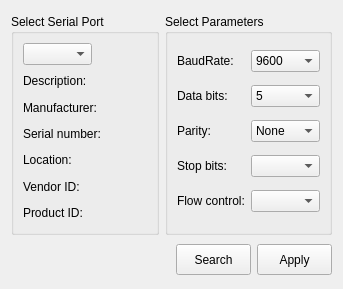
<?xml version="1.0" encoding="UTF-8"?>
<ui version="4.0">
 <class>SettingDialog</class>
 <widget class="QDialog" name="SettingDialog">
  <property name="geometry">
   <rect>
    <x>0</x>
    <y>0</y>
    <width>343</width>
    <height>289</height>
   </rect>
  </property>
  <property name="windowTitle">
   <string>Dialog</string>
  </property>
  <layout class="QGridLayout" name="gridLayout">
   <item row="0" column="0">
    <widget class="QGroupBox" name="groupBox">
     <property name="minimumSize">
      <size>
       <width>0</width>
       <height>221</height>
      </size>
     </property>
     <property name="maximumSize">
      <size>
       <width>16777215</width>
       <height>221</height>
      </size>
     </property>
     <property name="title">
      <string>Select Serial Port</string>
     </property>
     <layout class="QVBoxLayout" name="verticalLayout_4">
      <item>
       <layout class="QVBoxLayout" name="verticalLayout_2">
        <item>
         <widget class="QComboBox" name="serialPortInfoListBox">
          <property name="minimumSize">
           <size>
            <width>69</width>
            <height>22</height>
           </size>
          </property>
          <property name="maximumSize">
           <size>
            <width>69</width>
            <height>22</height>
           </size>
          </property>
         </widget>
        </item>
        <item>
         <widget class="QLabel" name="descrptionlabel">
          <property name="text">
           <string>Description:</string>
          </property>
         </widget>
        </item>
        <item>
         <widget class="QLabel" name="manufacturerlabel">
          <property name="text">
           <string>Manufacturer:</string>
          </property>
         </widget>
        </item>
        <item>
         <widget class="QLabel" name="serialnumberlabel">
          <property name="text">
           <string>Serial number:</string>
          </property>
         </widget>
        </item>
        <item>
         <widget class="QLabel" name="locationlabel">
          <property name="text">
           <string>Location:</string>
          </property>
         </widget>
        </item>
        <item>
         <widget class="QLabel" name="vidlabel">
          <property name="text">
           <string>Vendor ID:</string>
          </property>
         </widget>
        </item>
        <item>
         <widget class="QLabel" name="pidlabel">
          <property name="text">
           <string>Product ID:</string>
          </property>
         </widget>
        </item>
       </layout>
      </item>
     </layout>
    </widget>
   </item>
   <item row="0" column="1">
    <widget class="QGroupBox" name="groupBox_2">
     <property name="minimumSize">
      <size>
       <width>0</width>
       <height>221</height>
      </size>
     </property>
     <property name="maximumSize">
      <size>
       <width>16777215</width>
       <height>221</height>
      </size>
     </property>
     <property name="title">
      <string>Select Parameters</string>
     </property>
     <layout class="QVBoxLayout" name="verticalLayout">
      <item>
       <layout class="QHBoxLayout" name="horizontalLayout_2">
        <item>
         <widget class="QLabel" name="label">
          <property name="text">
           <string>BaudRate:</string>
          </property>
         </widget>
        </item>
        <item>
         <widget class="QComboBox" name="baudrateBox">
          <property name="minimumSize">
           <size>
            <width>69</width>
            <height>22</height>
           </size>
          </property>
          <property name="maximumSize">
           <size>
            <width>69</width>
            <height>22</height>
           </size>
          </property>
          <item>
           <property name="text">
            <string>9600</string>
           </property>
          </item>
          <item>
           <property name="text">
            <string>19200</string>
           </property>
          </item>
          <item>
           <property name="text">
            <string>38400</string>
           </property>
          </item>
          <item>
           <property name="text">
            <string>57600</string>
           </property>
          </item>
          <item>
           <property name="text">
            <string>115200</string>
           </property>
          </item>
         </widget>
        </item>
       </layout>
      </item>
      <item>
       <layout class="QHBoxLayout" name="horizontalLayout_3">
        <item>
         <widget class="QLabel" name="label_2">
          <property name="text">
           <string>Data bits:</string>
          </property>
         </widget>
        </item>
        <item>
         <widget class="QComboBox" name="databitsBox">
          <property name="minimumSize">
           <size>
            <width>69</width>
            <height>22</height>
           </size>
          </property>
          <property name="maximumSize">
           <size>
            <width>69</width>
            <height>22</height>
           </size>
          </property>
          <item>
           <property name="text">
            <string>5</string>
           </property>
          </item>
          <item>
           <property name="text">
            <string>6</string>
           </property>
          </item>
          <item>
           <property name="text">
            <string>7</string>
           </property>
          </item>
          <item>
           <property name="text">
            <string>8</string>
           </property>
          </item>
         </widget>
        </item>
       </layout>
      </item>
      <item>
       <layout class="QHBoxLayout" name="horizontalLayout_4">
        <item>
         <widget class="QLabel" name="label_3">
          <property name="text">
           <string>Parity:</string>
          </property>
         </widget>
        </item>
        <item>
         <widget class="QComboBox" name="parityBox">
          <property name="minimumSize">
           <size>
            <width>69</width>
            <height>22</height>
           </size>
          </property>
          <property name="maximumSize">
           <size>
            <width>69</width>
            <height>22</height>
           </size>
          </property>
          <item>
           <property name="text">
            <string>None</string>
           </property>
          </item>
         </widget>
        </item>
       </layout>
      </item>
      <item>
       <layout class="QHBoxLayout" name="horizontalLayout_5">
        <item>
         <widget class="QLabel" name="label_4">
          <property name="text">
           <string>Stop bits:</string>
          </property>
         </widget>
        </item>
        <item>
         <widget class="QComboBox" name="stopbitBox">
          <property name="minimumSize">
           <size>
            <width>69</width>
            <height>22</height>
           </size>
          </property>
          <property name="maximumSize">
           <size>
            <width>69</width>
            <height>22</height>
           </size>
          </property>
         </widget>
        </item>
       </layout>
      </item>
      <item>
       <layout class="QHBoxLayout" name="horizontalLayout_6">
        <item>
         <widget class="QLabel" name="label_5">
          <property name="text">
           <string>Flow control:</string>
          </property>
         </widget>
        </item>
        <item>
         <widget class="QComboBox" name="flowcontrolBox">
          <property name="minimumSize">
           <size>
            <width>69</width>
            <height>22</height>
           </size>
          </property>
          <property name="maximumSize">
           <size>
            <width>69</width>
            <height>22</height>
           </size>
          </property>
         </widget>
        </item>
       </layout>
      </item>
     </layout>
    </widget>
   </item>
   <item row="1" column="0" colspan="2">
    <layout class="QHBoxLayout" name="horizontalLayout">
     <item>
      <spacer name="horizontalSpacer">
       <property name="orientation">
        <enum>Qt::Horizontal</enum>
       </property>
       <property name="sizeHint" stdset="0">
        <size>
         <width>198</width>
         <height>20</height>
        </size>
       </property>
      </spacer>
     </item>
     <item>
      <widget class="QPushButton" name="searchButton">
       <property name="minimumSize">
        <size>
         <width>75</width>
         <height>31</height>
        </size>
       </property>
       <property name="maximumSize">
        <size>
         <width>75</width>
         <height>31</height>
        </size>
       </property>
       <property name="text">
        <string>Search</string>
       </property>
       <property name="autoDefault">
        <bool>false</bool>
       </property>
      </widget>
     </item>
     <item>
      <widget class="QPushButton" name="applyButton">
       <property name="minimumSize">
        <size>
         <width>75</width>
         <height>31</height>
        </size>
       </property>
       <property name="maximumSize">
        <size>
         <width>75</width>
         <height>31</height>
        </size>
       </property>
       <property name="text">
        <string>Apply</string>
       </property>
       <property name="autoDefault">
        <bool>false</bool>
       </property>
      </widget>
     </item>
    </layout>
   </item>
  </layout>
 </widget>
 <resources/>
 <connections/>
</ui>
